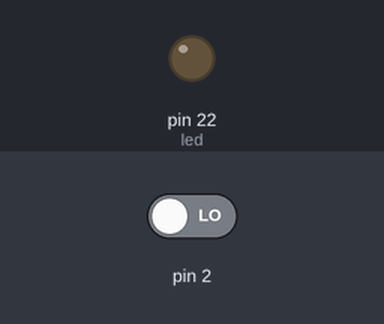
Recording of a sketch running on a simulated Arduino Mega 2560, built with avr-gcc and run on an emulated ATmega2560. Parts: output pins drawn as LEDs (lit = HIGH). Inputs (shaded band) come from the test bench; at power-on: pin 2 LOW.

Above: at 1.2 s.
1.3 s: pin 2 driven HIGH
At 2.3 s:
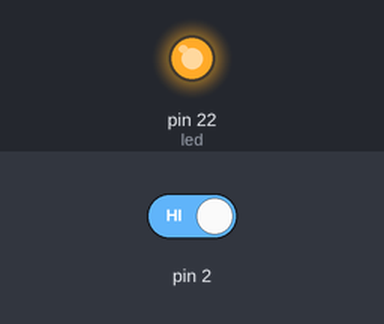
Timing chart, 0 to 4.3 s (numbered marks = the images above; inputs shaded):
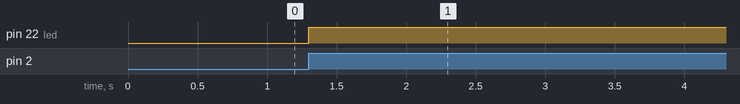

The sketch:

intercap2.ino
```cpp
int led = 22;
  volatile int state = LOW;

void setup() {
  pinMode(led,OUTPUT);
  pinMode(2, INPUT);
  attachInterrupt(0,blink,RISING);
}

void loop() {
  digitalWrite(led,state);
}

void blink(){
  state=!state;
}
```

Measured:
- after the input at 1.3 s, pin 22 (led): LOW → HIGH at once
